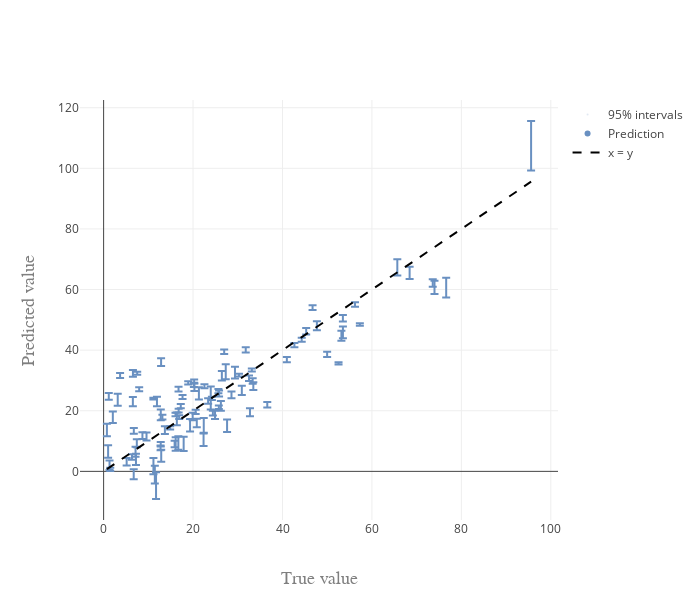

This figure's notebook cell:
### Code cell
fig = pred_vs_error_perc(mean, lower, upper, y_test, 95)
pltlyoff.iplot(fig, filename='')
print('No optimization')
print('P(C)', model.constrprob_Xv(n = 100))
